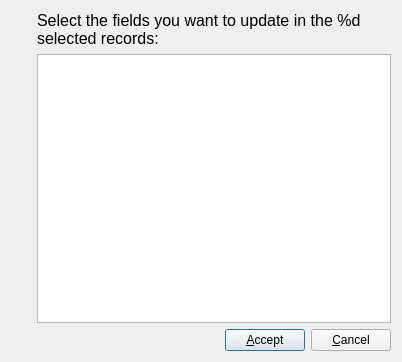
<?xml version="1.0" encoding="UTF-8"?>
<ui version="4.0">
 <class>Dialog</class>
 <widget class="QDialog" name="Dialog">
  <property name="geometry">
   <rect>
    <x>0</x>
    <y>0</y>
    <width>402</width>
    <height>362</height>
   </rect>
  </property>
  <property name="windowTitle">
   <string>Batch Update</string>
  </property>
  <layout class="QHBoxLayout" name="horizontalLayout">
   <item>
    <layout class="QVBoxLayout" name="verticalLayout">
     <item>
      <widget class="QLabel" name="label_2">
       <property name="text">
        <string/>
       </property>
       <property name="pixmap">
        <pixmap resource="common.qrc">:/images/info.png</pixmap>
       </property>
      </widget>
     </item>
     <item>
      <spacer name="verticalSpacer">
       <property name="orientation">
        <enum>Qt::Vertical</enum>
       </property>
       <property name="sizeHint" stdset="0">
        <size>
         <width>20</width>
         <height>40</height>
        </size>
       </property>
      </spacer>
     </item>
    </layout>
   </item>
   <item>
    <layout class="QVBoxLayout" name="verticalLayout_2">
     <item>
      <widget class="QLabel" name="uiMessage">
       <property name="text">
        <string>&lt;!DOCTYPE HTML PUBLIC &quot;-//W3C//DTD HTML 4.0//EN&quot; &quot;http://www.w3.org/TR/REC-html40/strict.dtd&quot;&gt;
&lt;html&gt;&lt;head&gt;&lt;meta name=&quot;qrichtext&quot; content=&quot;1&quot; /&gt;&lt;style type=&quot;text/css&quot;&gt;
p, li { white-space: pre-wrap; }
&lt;/style&gt;&lt;/head&gt;&lt;body style=&quot; font-family:'DejaVu Sans'; font-size:12pt; font-weight:400; font-style:normal;&quot;&gt;
&lt;p style=&quot; margin-top:12px; margin-bottom:12px; margin-left:0px; margin-right:0px; -qt-block-indent:0; text-indent:0px;&quot;&gt;Select the fields you want to update in the %d selected records:&lt;/p&gt;&lt;/body&gt;&lt;/html&gt;</string>
       </property>
       <property name="wordWrap">
        <bool>true</bool>
       </property>
      </widget>
     </item>
     <item>
      <widget class="QListWidget" name="uiFields">
       <property name="selectionMode">
        <enum>QAbstractItemView::MultiSelection</enum>
       </property>
       <property name="viewMode">
        <enum>QListView::ListMode</enum>
       </property>
      </widget>
     </item>
     <item>
      <layout class="QHBoxLayout" name="_2">
       <property name="spacing">
        <number>6</number>
       </property>
       <property name="margin">
        <number>0</number>
       </property>
       <item>
        <layout class="QHBoxLayout" name="_3">
         <property name="spacing">
          <number>6</number>
         </property>
         <property name="margin">
          <number>0</number>
         </property>
         <item>
          <spacer>
           <property name="orientation">
            <enum>Qt::Horizontal</enum>
           </property>
           <property name="sizeHint" stdset="0">
            <size>
             <width>40</width>
             <height>20</height>
            </size>
           </property>
          </spacer>
         </item>
        </layout>
       </item>
       <item>
        <widget class="QPushButton" name="pushAccept">
         <property name="text">
          <string>&amp;Accept</string>
         </property>
         <property name="icon">
          <iconset resource="common.qrc">
           <normaloff>:/images/ok.png</normaloff>:/images/ok.png</iconset>
         </property>
        </widget>
       </item>
       <item>
        <widget class="QPushButton" name="pushCancel">
         <property name="text">
          <string>&amp;Cancel</string>
         </property>
         <property name="icon">
          <iconset resource="common.qrc">
           <normaloff>:/images/cancel.png</normaloff>:/images/cancel.png</iconset>
         </property>
         <property name="shortcut">
          <string>Esc</string>
         </property>
        </widget>
       </item>
      </layout>
     </item>
    </layout>
   </item>
  </layout>
 </widget>
 <resources>
  <include location="common.qrc"/>
  <include location="common.qrc"/>
 </resources>
 <connections>
  <connection>
   <sender>pushAccept</sender>
   <signal>clicked()</signal>
   <receiver>Dialog</receiver>
   <slot>accept()</slot>
   <hints>
    <hint type="sourcelabel">
     <x>171</x>
     <y>344</y>
    </hint>
    <hint type="destinationlabel">
     <x>72</x>
     <y>340</y>
    </hint>
   </hints>
  </connection>
  <connection>
   <sender>pushCancel</sender>
   <signal>clicked()</signal>
   <receiver>Dialog</receiver>
   <slot>reject()</slot>
   <hints>
    <hint type="sourcelabel">
     <x>260</x>
     <y>338</y>
    </hint>
    <hint type="destinationlabel">
     <x>32</x>
     <y>284</y>
    </hint>
   </hints>
  </connection>
 </connections>
</ui>
